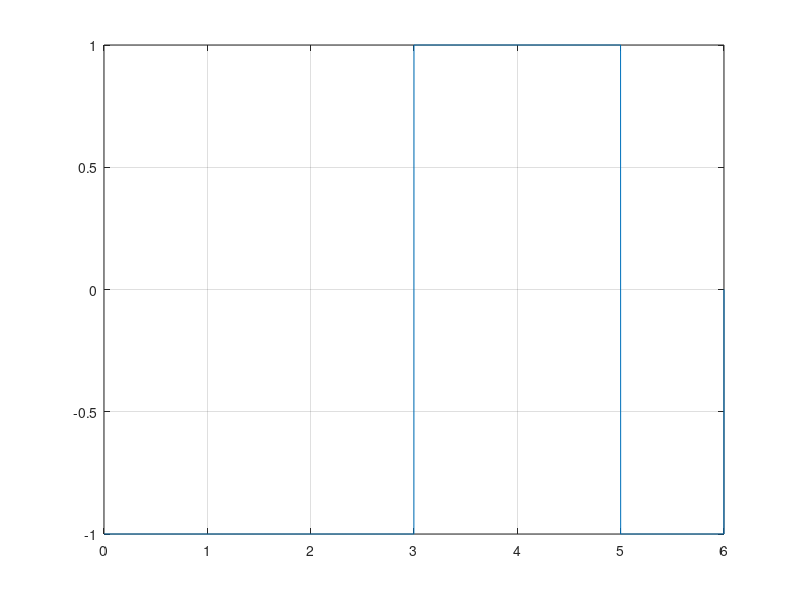

This figure's MATLAB source:
bits = [1 0 0 1 0 1];
bitrate = 1;
n = 1000;

T = length(bits) / bitrate;
N = length(bits) * n;
dt = T/N;
t = 0 : dt : T;

x = zeros(1, length(t));
lastbit = 1;

for i = 1:length(bits)
  if bits(i) == 1
    x((i-1)*n+1 : i*n) = -lastbit;
    lastbit = -lastbit;

  else
    x((i-1)*n+1 : i*n) = lastbit;
  endif
end
plot(t, x);
grid on;


##decode
lastbit = 1;
counter = 0;
result = [];

for i = 1:length(t)
  if counter < t(i)
    counter = counter + 1;
    if x(i) != lastbit
      result(counter) = 1;
      lastbit = -lastbit;

    else
      result(counter) = 0;
    endif
  endif
end

disp(result);
































